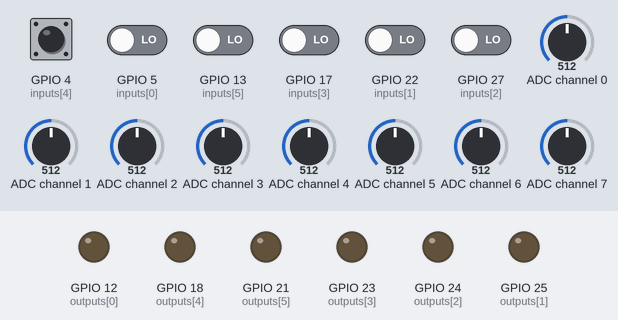
This program was run on a simulated Raspberry Pi (BCM pin numbers). Shown: output pins drawn as LEDs (lit = HIGH). The test bench sets the inputs (shaded band); at power-on: GPIO 4 (inputs[4]), GPIO 5 (inputs[0]), GPIO 13 (inputs[5]), GPIO 17 (inputs[3]), GPIO 22 (inputs[1]), GPIO 27 (inputs[2]) LOW, ADC channel 0 = 512, ADC channel 1 = 512, ADC channel 2 = 512, ADC channel 3 = 512, ADC channel 4 = 512, ADC channel 5 = 512, ADC channel 6 = 512, ADC channel 7 = 512 (analog values on the 0–1023 scale). Pins used as bus, display or sensor lines are not drawn. At 2.0 s the program stops and its outputs stay as they are.

Above: at 1.9 s.
2.0 s: GPIO 4 (inputs[4]) pulled HIGH for 0.15 s
At 3.1 s:
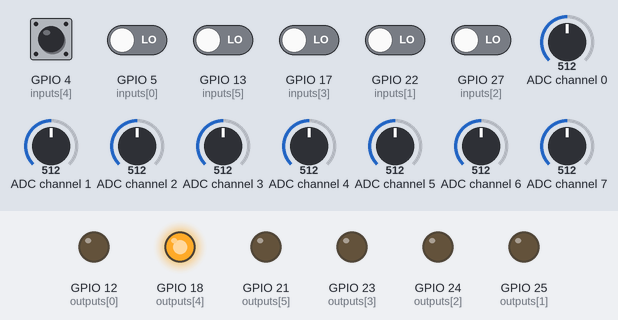
Timing chart, 0 to 3.5 s (numbered marks = the images above; inputs shaded):
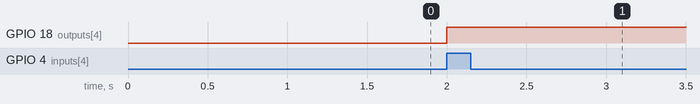

The program:

quiz.py
```python
import wired
import RPi.GPIO as GPIO
import wireless
from main_config import *

wired.init_ports(inputs, outputs)
wired.buttons_clear(outputs)

wireless.init_module()
wireless.buttons_clear(channels)

pressed = False

while True:

    for i in channels:
        received = wireless.listen(i)
        if received and not pressed:
            pressed = True
            wireless.send(received, received, 100)  # Can be 100 or more, we don't need to receive anything for a


    for i in range(len(inputs)):
        if GPIO.input(inputs[i]) == GPIO.HIGH and not pressed:
            pressed = True
            GPIO.output(outputs[i], GPIO.HIGH)

    if pressed:
        break
```

wired.py
```python
import time
import RPi.GPIO as GPIO


def init_ports(inputs, outputs):
    GPIO.setmode(GPIO.BCM)
    GPIO.setwarnings(False)

    for i in inputs:
        GPIO.setup(i, GPIO.IN, pull_up_down=GPIO.PUD_DOWN)

    for o in outputs:
        GPIO.setup(o, GPIO.OUT, initial=GPIO.LOW)


# block players holding their buttons before the music starts
def block_cheaters(inputs):
    blocked = []
    for i in range(len(inputs)):
        blocked.append(False)
    for i in range(len(inputs)):
        if GPIO.input(inputs[i]) == GPIO.HIGH:
            blocked[i] = True
    return (blocked)


def buttons_clear(outputs):
    for o in outputs:
        GPIO.output(o, GPIO.LOW)
```

wireless.py
```python
import rfm75
from time import sleep


def buttons_clear(channels):
    for chan in channels:
        send('z', chan, 25)  # 25 should be enough and yet not take too long


def init_module():
    rfm75.init(5)
    sleep(0.05)
    rfm75.init_banks()
    sleep(0.05)


def listen(channel):
    rfm75.set_channel(channel)
    status = rfm75.register_read(0x07)
    if status & (1 << 6):
        received = rfm75.receive()[0][0]
        return received
    else:
        return False


def send(data, channel, retransmittion):
    rfm75.transmit_mode()
    rfm75.set_channel(channel)
    for i in range(retransmittion):
        rfm75.transmit(data)
        sleep(0.005)
    rfm75.receive_mode()  # return to receive mode - this should be default state of rfm75
```

main_config.py
```python
# configure which Raspberry GPIOs are used for wired buttons
# order matters - output[n] should be LED paired with input[n] button
inputs = (5, 22, 27, 17, 4, 13)
outputs = (12, 25, 24, 23, 18, 21)

# configure radio channels for wireless buttons
channels = (7, 14, 21, 35, 42)

# configure path to 'pause' file created by php when admin presses pause button
path = "/home/pi/touches/pause"
```

rfm75.py
```python
import spidev
import time
import RPi.GPIO as RPIO
from rfm75_defs import *

CSN = 19  # 24 #GPIO pinu CSN
CE = 6  # 7 #GPIO pinu CE
IRQ = 26  # 25 #GPIO pinu IRQ
spi = spidev.SpiDev()  # inicjalizacja SPI

RX0_Address = [0x34, 0x43, 0x10, 0x10, 0x01]  # adres urzadzenia

bank0_vals = [  # ustawienia modulu
    [0, 0x0F],  # receive, enabled, CRC 2, enable RX MAX_RT interupts
    [1, 0x00],  # auto-ack on all pipes enabled
    [2, 0x3F],  # Enable pipes 0 and 1
    [3, 0x03],  # 5 bytes addresses
    [4, 0x10],  # auto retransmission delay 4000 ms, 15 times
    [5, 0x08],  # channel 10
    [6, 0x17],  # data rate 1Mbit, power 5dbm, LNA gain high, 2F default
    [7, 0x07],  # nie ruszac
    [8, 0x00],  # clear Tx packet counters
    [23, 0x20],  # fifo status
]


def set_channel(chan):
    register_write(RFM73_REG_RF_CH, chan)


def read_channel():
    return (register_read(RFM73_REG_RF_CH))


def init_banks():
    bank(0)
    for val in bank0_vals:
        register_write(val[0], val[1])

    register_write(RFM73_REG_RX_ADDR_P0, RX0_Address)
    register_write(RFM73_REG_RX_ADDR_P1, RX0_Address)
    register_write(RFM73_REG_TX_ADDR, RX0_Address)

    i = register_read(29)
    if i == 0:
        register_write(RFM73_CMD_ACTIVATE, 0x73)

    # select dynamic payload
    register_write(28, 0x3F)
    register_write(29, 0x07)
    val = register_read(RFM73_REG_DYNPD)
    val = val | 0x00  # 0x3F
    register_write(RFM73_REG_DYNPD, val)
    register_write(RFM73_REG_RX_PW_P0, 0)
    register_write(RFM73_REG_RX_PW_P0 + 1, 0)

    bank(1)  # mind blowing bank

    for i in range(0, 9):
        w = []
        for j in range(0, 4):
            w.append(int((bank1_vals[i] >> (8 * j)) & 0xff))
        register_write(i, w)

    for i in range(9, 14):
        w = []
        for j in range(0, 4):
            w.append(int((bank1_vals[i] >> (8 * (3 - j))) & 0xff))
        register_write(i, w)

    register_write(14, bank1_reg14)

    w = []
    for j in range(0, 4):
        w.append((bank1_vals[4] >> (8 * j)) & 0xff)
    w[0] = w[0] | 0x06
    register_write(4, w)
    w[0] = w[0] & 0xf9
    register_write(4, w)

    bank(0)
    time.sleep(0.01)


def init(callback):
    RPIO.setmode(RPIO.BCM)
    RPIO.setup(IRQ, RPIO.IN)  # IRQ
    RPIO.setup(CSN, RPIO.OUT)  # CSN
    RPIO.setup(CE, RPIO.OUT)  # CE
    RPIO.output(CSN, True)
    RPIO.output(CE, False)
    spi.open(0, 0)  # wybieramy wolny CE na RPi, nie bedziemy z niego korzystac
    spi.max_speed_hz = 4000000  # 7629#7800000


# RPIO.add_interrupt_callback(IRQ, callback, edge='falling', pull_up_down=RPIO.PUD_OFF)
# RPIO.wait_for_interrupts(threaded=True)


def register_read(reg):
    RPIO.output(CSN, False)
    spi.xfer2([reg])
    val = spi.xfer2([0x00])
    RPIO.output(CSN, True)
    return val[0]


def buffer_read(reg, len):
    RPIO.output(CSN, False)
    spi.xfer2([reg])
    val = []
    for i in range(0, len):
        val.append(spi.xfer2([0x00]))
    RPIO.output(CSN, True)
    return val


def register_write(reg, val):
    RPIO.output(CSN, False)
    if reg < 0x20:
        reg |= 0x20
    spi.xfer2([reg])
    if type(val) in (tuple, list):
        for entry in val:
            spi.xfer2([entry])
    elif type(val) == str:
        for entry in val:
            spi.xfer2([ord(entry)])
    else:
        spi.xfer2([val])
    RPIO.output(CSN, True)


def bank(b):
    st = 0x80 & register_read(RFM73_REG_STATUS)
    if ((st and (b == 0)) or ((st == 0) and b)):
        register_write(RFM73_CMD_ACTIVATE, 0x53)


def is_alive():
    st1 = register_read(RFM73_REG_STATUS)
    register_write(RFM73_CMD_ACTIVATE, 0x53)
    st2 = register_read(RFM73_REG_STATUS)
    register_write(RFM73_CMD_ACTIVATE, 0x53)
    return (st1 ^ st2) == 0x80


def standby_mode():
    RPIO.output(CE, False)
    value = register_read(RFM73_REG_CONFIG)
    value = value | 0x02
    register_write(RFM73_REG_CONFIG, value)


def powerdown_mode():
    RPIO.output(CE, False)
    value = register_read(RFM73_REG_CONFIG)
    value = value & 0xFD
    register_write(RFM73_REG_CONFIG, value)


def receive_mode():
    RPIO.output(CE, False)
    register_write(RFM73_CMD_FLUSH_RX, 0)
    value = register_read(RFM73_REG_STATUS)
    register_write(RFM73_REG_STATUS, value)

    value = register_read(RFM73_REG_CONFIG)
    value = value | 0x03
    register_write(RFM73_REG_CONFIG, value)
    RPIO.output(CE, True)
    read_channel()


def transmit_mode():
    register_write(RFM73_CMD_FLUSH_TX, 0)
    value = register_read(RFM73_REG_STATUS)
    register_write(RFM73_REG_STATUS, value)

    RPIO.output(CE, False)
    value = register_read(RFM73_REG_CONFIG)
    value = value & 0xFE
    value = value | 0x02
    register_write(RFM73_REG_CONFIG, value)
    RPIO.output(CE, True)


def transmit(data):
    if type(data) in (list, tuple, str) and len(data) > 32:
        return
    register_write(RFM73_CMD_W_TX_PAYLOAD, data)


def next_pipe():
    status = register_read(RFM73_REG_STATUS)
    return (status >> 1) & 0x07


def receive():
    p = next_pipe()
    if p == 0x07:
        return False
    len = register_read(RFM73_CMD_R_RX_PL_WID)
    return buffer_read(RFM73_CMD_R_RX_PAYLOAD, 1)  # len)
```

rfm75_defs.py
```python
bank1_vals = [
    0xE2014B40,
    0x00004BC0,
    0x028CFCD0,
    0x41390099,
    0x1B8296D9,
    0xA67F0624,
    0x00000000,
    0x00000000,
    0x00000000,
    0x00000000,
    0x00000000,
    0x00000000,
    0x00127300,
    0x46B48000]

bank1_reg14 = [0x41, 0x20, 0x08, 0x04, 0x81, 0x20, 0xCF, 0xF7, 0xFE, 0xFF, 0xFF]

# ! SPI comamnd to read a received payload
RFM73_CMD_R_RX_PAYLOAD = 0x61

# ! SPI command to write a payload to be sent
RFM73_CMD_W_TX_PAYLOAD = 0xA0

# ! SPI command to empty the transmit queue
RFM73_CMD_FLUSH_TX = 0xE1

# ! SPI command to empty the receive queue
RFM73_CMD_FLUSH_RX = 0xE2

# ! SPI command to start continuous retransmission
RFM73_CMD_REUSE_TX_PL = 0xE3

# ! SPI command to write a payload to be sent without auto-acknowledgement
RFM73_CMD_W_TX_PAYLOAD_NOACK = 0xB0

# ! SPI command to write the payload to be transmitted with an ack
RFM73_CMD_W_ACK_PAYLOAD = 0xA8

# ! SPI command to toggle register bank or toggle extended functions
RFM73_CMD_ACTIVATE = 0x50

# ! SPI command to read the payload length for the top payload in the FIFO
RFM73_CMD_R_RX_PL_WID = 0x60

# ! SPI 'no operation', can be used to read the status register
RFM73_CMD_NOP = 0xFF

# ***************************************************************************#
#
# RFM73 register addresses
#
# ***************************************************************************#

# ! CONFIG : rfm73 configuration register
#
# ! Bits (0 = LSB):
# ! - 7 : reserved, must be 0
# ! - 6 : 1 masks RX_DR (see...) from IRQ pin, 0 allows
# ! - 5 : 1 masks RX_DS (see...) from IRQ pin, 0 allows
# ! - 4 : 1 masks MAX_RT (see...) from IRQ pin, 0 allows
# ! - 3 : 1 enables CRC (forced high when EN_AA != 0)
# ! - 2 : 0 = 1 byte CRC, 1 = 2 byte CRC
# ! - 1 : 0 = power down, 1 = power up
# ! - 0 : 0 = transmit mode, 1 = receive mode
RFM73_REG_CONFIG = 0x00

# ! EN_AA : enable auto ack on pipes
#
# ! Bits (0 = LSB):
# ! - 7, 6 : reserved, must be 00
# ! - 5 : 0 disables auto ack on pipe 5, 1 enables
# ! - 4 : 0 disables auto ack on pipe 4, 1 enables
# ! - 3 : 0 disables auto ack on pipe 3, 1 enables
# ! - 2 : 0 disables auto ack on pipe 2, 1 enables
# ! - 1 : 0 disables auto ack on pipe 1, 1 enables
# ! - 0 : 0 disables auto ack on pipe 0, 1 enables
RFM73_REG_EN_AA = 0x01

# ! EN_RXADDR : enable receive pipes
#
# ! Bits (0 = LSB):
# ! - 7, 6 : reserved, must be 00
# ! - 5 : 0 disables receive pipe 5, 1 enables
# ! - 4 : 0 disables receive pipe 4, 1 enables
# ! - 3 : 0 disables receive pipe 3, 1 enables
# ! - 2 : 0 disables receive pipe 2, 1 enables
# ! - 1 : 0 disables receive pipe 1, 1 enables
# ! - 0 : 0 disables receive pipe 0, 1 enables
RFM73_REG_EN_RXADDR = 0x02

# ! SETUP_AW : set address length
#
# ! Bits (0 = LSB):
# ! - 7 .. 2 : reserved, must be 000000
# ! - 1 .. 0 : 00 = illegal, 01 = 3 bytes, 10 = 4 bytes, 11 = 5 bytes
RFM73_REG_SETUP_AW = 0x03

# ! SETUP_RETR : retransmission settings
#
# ! Bits (0 = LSB):
# ! - 7 .. 4 : delay between (re) transmissions, ( n + 1 ) * 250 us
# ! - 3 .. 0 : max number of retransmissions, 0 disableles retransmissions
RFM73_REG_SETUP_RETR = 0x04

# ! RF_CH : RF channel (frequency)
#
# ! The RF channel frequency is 2.4 MHz + n * 1 MHz.
RFM73_REG_RF_CH = 0x05

# ! RF_SETUP : RF setup: data rate, transmit power, LNA
#
# ! Bits (0 = LSB):
# ! - 7 .. 6 : reserved, must be 00
# ! - 5 : air data rate low bit
# ! - 4 : reserved, must be 0
# ! - 3 : air data rate high bit, 00 = 1 Mbps, 01 = 2 Mbps, 10 = 250Kbps
# ! - 2 .. 1 : transmit power, 00 = -10 dBm, 01 = -5 dBm, 10 = 0 dBm, 11 = 5 dBm
# ! - 0 : LNA gain, 0 = - 20 dB (low gain), 1 = standard
RFM73_REG_RF_SETUP = 0x07

# ! STATUS : status register
#
# ! The value of this register is also clocked out
# ! while a SPI command is clocked in.
# !
# ! Bits (0 = LSB):
# ! - 7 : active register bank, 0 = bank 0, 1 = bank 1
# ! - 6 : data available, 0 = RX FIFO not empty, 1 = RX FIFO empty
# ! - 5 : data sent, 0 = no packet sent, 1 = packet has been sent
# ! - 4 : 1 = maximum number of retransmissions reached
# ! - 3 .. 1 : data pipe of the message at the RX queue head
# ! - 0 : TX FIFO full: 0 = TX FIFO not full, 1 = TX FIFO full
# !
# ! Bits 6,5,4 are cleared by writing a 1 (!) in that position.
# ! When bit 4 is set this will block any communication.
# ! When auto retransmission is enabled bit 5 will be set only
# ! after the acknowledge has been received.
RFM73_REG_STATUS = 0x07

# ! OBSERVE_TX : lost and retransmitted packets
#
# ! Bits (0 = LSB):
# ! - 7 .. 4 : counts number of lost packets
# ! - 3 .. 0 : counts retranmits
# ! The lost packets counter will not increment beyond 15.
# ! It is reset by writing to the channel frequency register.
# !
# ! The retransmits counter can not increment beyond 15 because
# ! the maximum number of transmissions is 15. This counter
# ! is reset when the transmission of a new packet starts.
RFM73_REG_OBSERVE_TX = 0x08

# ! CD : carrier detect
#
# ! Bits (0 = LSB):
# ! - 7 .. 1 : reserved
# ! - 1 : carrier detect
RFM73_REG_CD = 0x09

# ! RX_ADDR_PO : receive address for data pipe 0, 5 bytes
#
# ! This is the (up to) 5 byte receive address for data pipe 0.
# ! For auto acknowledgement to work this address must be
# ! the same as the transmit address.
RFM73_REG_RX_ADDR_P0 = 0x0A

# ! RX_ADDR_P1 : receive address for data pipe 1, 5 bytes
#
# ! This is the (up to) 5 byte receive address for data pipe 1.
# ! The higher bytes (all but the LSB) are also used in
# ! the receive addresses of data pipes 2 .. 5.
RFM73_REG_RX_ADDR_P1 = 0x0B

# ! RX_ADDR_P2 : receive address for data pipe 2, 1 byte
#
# ! This is the LSB of the receive address for data pipe 2.
# ! The higher bytes are copied from the receive address of
# ! data pipe 1.
RFM73_REG_RX_ADDR_P2 = 0x0C

# ! RX_ADDR_P3 : receive address for data pipe 3, 1 byte
#
# ! This is the LSB of the receive address for data pipe 3.
# ! The higher bytes are copied from the receive address of
# ! data pipe 1.
RFM73_REG_RX_ADDR_P3 = 0x0D

# ! RX_ADDR_P4 : receive address for data pipe 4, 1 byte
#
# ! This is the LSB of the receive address for data pipe 4.
# ! The higher bytes are copied from the receive address of
# ! data pipe 1.
RFM73_REG_RX_ADDR_P4 = 0x0E

# ! RX_ADDR_P5 : receive address for data pipe 5, 1 byte
#
# ! This is the LSB of the receive address for data pipe 2.
# ! The higher bytes are copied from the receive address of
# ! data pipe 5.
RFM73_REG_RX_ADDR_P5 = 0x0F

# ! TX_ADDR : tranmsit adress, 5 bytes
#
# ! This is the (up to) 5 byte adress used in transmitted packets.
# ! For auto acknowledgement to work this address must be
# ! the same as the pipe 0 receive address.
RFM73_REG_TX_ADDR = 0x10

# ! RX_PW_P0 : number of bytes in package received into pipe 0
#
# ! This is the number of data bytes in the message at
# ! the head of receive pipe 0.
RFM73_REG_RX_PW_P0 = 0x11

# ! RX_PW_P1 : number of bytes in package received into pipe 1
#
# ! This is the number of data bytes in the message at
# ! the head of receive pipe 1.
RFM73_REG_RX_PW_P1 = 0x12

# ! RX_PW_P2 : number of bytes in package received into pipe 2
#
# ! This is the number of data bytes in the message at
# ! the head of receive pipe 2.
RFM73_REG_RX_PW_P2 = 0x13

# ! RX_PW_P3 : number of bytes in package received into pipe 3
#
# ! This is the number of data bytes in the message at
# ! the head of receive pipe 3.
RFM73_REG_RX_PW_P3 = 0x14

# ! RX_PW_P4 : number of bytes in package received into pipe 4
#
# ! This is the number of data bytes in the message at
# ! the head of receive pipe 4.
RFM73_REG_RX_PW_P4 = 0x15

# ! RX_PW_P5 : number of bytes in package received into pipe 5
#
# ! This is the number of data bytes in the message at
# ! the head of receive pipe 5.
RFM73_REG_RX_PW_P5 = 0x16

# ! FIFO_STATUS : receive and transmit FIFO status (readonly)
#
# ! Bits (0 = LSB):
# ! - 7   : reserved, only 0 allowed
# ! - 6   : high = re-use last transmitted packet
# ! - 5   : high = transmit FIFO is full
# ! - 4   : high = transmit FIFO is empty
# ! - 3:2 : reserved, only 0 allowed
# ! - 1   : high = receive FIFO is full
# ! - 0   : high = receive FIFO is empty
RFM73_REG_FIFO_STATUS = 0x17

# ! DYNPD: dynamic payload flags
#
# ! Bits (0 = LSB):
# ! - 7:6 : reserved, only 00 allowed
# ! - 5   : high = dynamic payload enabled on data pipe 5
# ! - 4   : high = dynamic payload enabled on data pipe 4
# ! - 3   : high = dynamic payload enabled on data pipe 3
# ! - 2   : high = dynamic payload enabled on data pipe 2
# ! - 1   : high = dynamic payload enabled on data pipe 1
# ! - 0   : high = dynamic payload enabled on data pipe 0
# ! Setting dynamic payload on pipe x requires EN_DPL
# ! (in the special features flags register) and ENAA_Px.
RFM73_REG_DYNPD = 0x1C

# ! FEATURE: special fature flags
#
# ! Bits (0 = LSB):
# ! - 7:3 : reserved, only 00000 allowed
# ! - 2   : (EN_DPL) high = enable dynamic payload length
# ! - 1   : (EN_ACK_PAY) high = enable payload with ack
# ! - 0   : (EN_DYN_ACK) high = enables W_TX_PAYLOAD_NOACK command
RFM73_REG_FEATURE = 0x1D
```

Measured:
- after the input at 2.0 s, GPIO 18 (outputs[4]): LOW → HIGH at once
